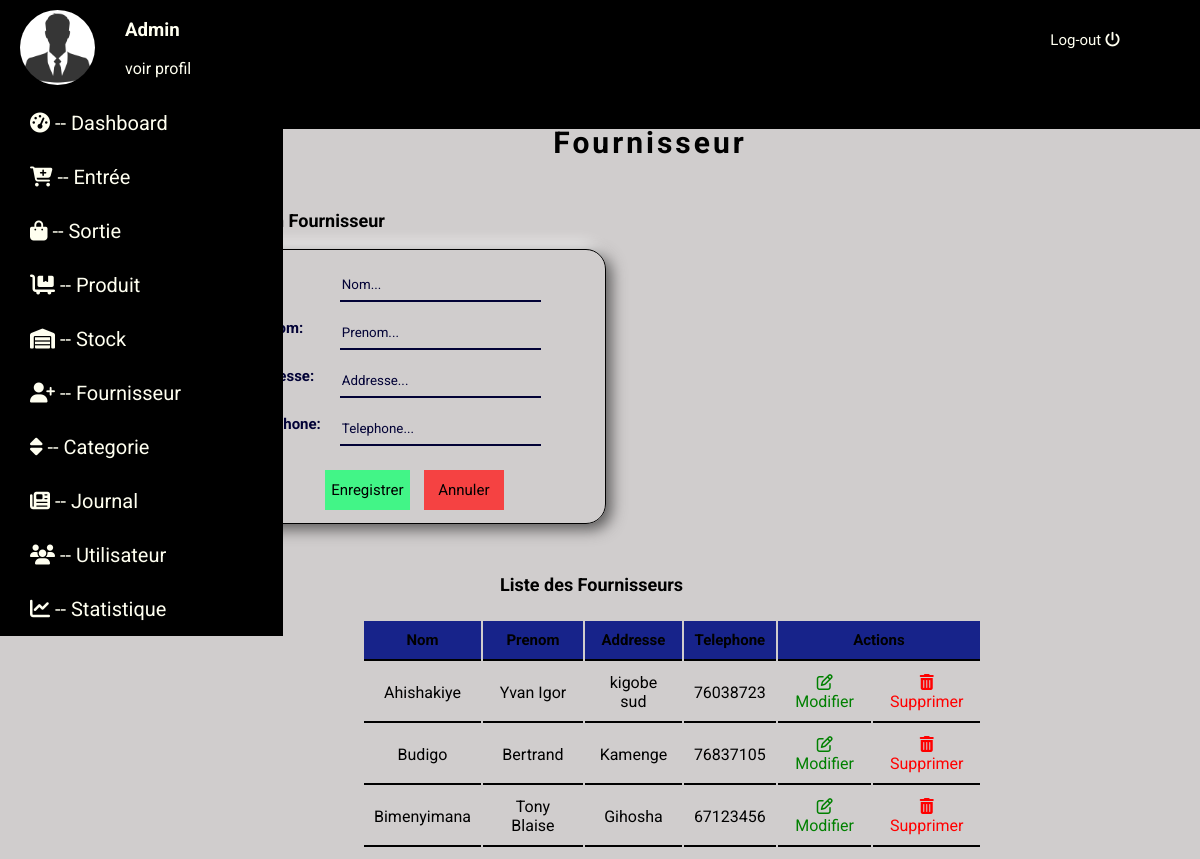
The page /fournisseur.php on the database as committed earlier.
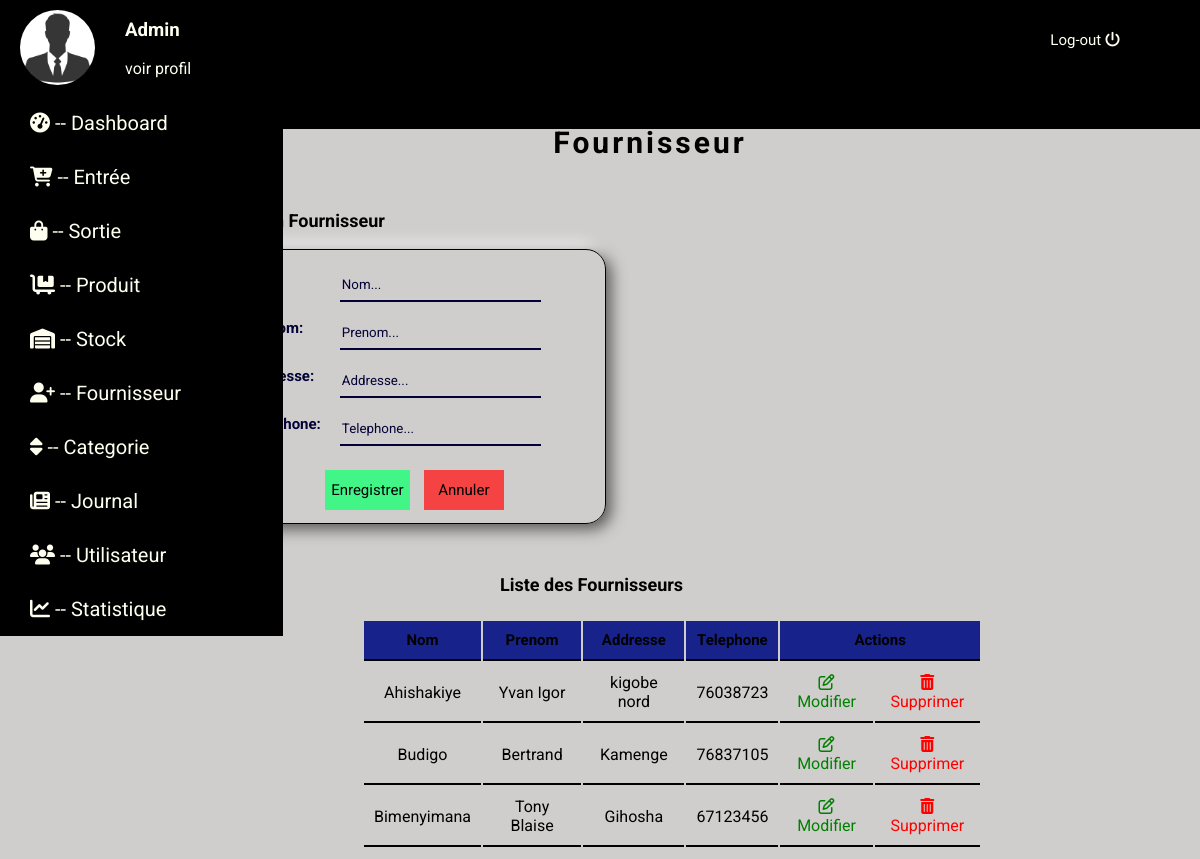
The same page on the database as committed later.
### tables this page shows
CREATE TABLE IF NOT EXISTS `fournisseur` (
  `id_fourn` int(11) NOT NULL AUTO_INCREMENT,
  `nom_fourn` varchar(255) NOT NULL,
  `prenom_fourn` varchar(255) NOT NULL,
  `addresse_fourn` varchar(255) NOT NULL,
  `telephone_fourn` varchar(255) NOT NULL,
  PRIMARY KEY (`id_fourn`)
);

### fournisseur.php (the view, shortened to what the changed rows need)
<?php
include("database.php");
?>
<!DOCTYPE html>
<html lang="fr">
<head>
    <link rel="stylesheet" href="css/style.css">
</head>
<body>
    <div id="boody">
    <section id="section">
        <h2 class="title-four">Fournisseur</h2>
        <div class="fourniss">
            <fieldset class="fieldset5">
                <form action="" method="post">
                <table>
                    <tr>
                        <th class="th-fourn">Nom:  </th>
                    </tr>
                    <tr>
                        <th class="th-fourn">Prenom:   </th>
                    </tr>
                    <tr>
                        <th class="th-fourn">Addresse:   </th>
                    </tr>
                    <tr>
                        <th class="th-fourn">Telephone:   </th>
                    </tr>
                    <tr>
                        <th></th>
                    </tr>
                </table>
                </form>
            </fieldset>
        </div>
<?php
$select=$bdd->query("SELECT * FROM fournisseur ORDER BY id_fourn ASC LIMIT 5");
?>
        <div class="recup-fourn">
            <fieldset class="fieldset6">
                    <table class="table05">
                    <thead class="thead-fourn">
                       <tr>
                           <th class="th2-fourn">Nom</th>
                           <th class="th2-fourn">Prenom</th>
                           <th class="th2-fourn">Addresse</th>
                           <th class="th2-fourn">Telephone</th>
                           <th class="th2-fourn"colspan="2">Actions</th>
                       </tr>
                   </thead>
                   <tbody class="tbody-fourn">
                   <?php
                   while($dataselect=$select->fetch()){
                   ?>
                       <tr>
                           <td class="td-fourn"><?php echo $dataselect["nom_fourn"]?></td>
                           <td class="td-fourn"><?php echo $dataselect["prenom_fourn"]?></td>
                           <td class="td-fourn"><?php echo $dataselect["addresse_fourn"]?></td>
                           <td class="td-fourn"><?php echo $dataselect["telephone_fourn"]?></td>
                           <td class="td-fourn"><a class="btn-upd" href="modifierfour.php?mod=<?php echo $dataselect["id_fourn"]?>"><i class="far fa-edit"></i>Modifier</a></td>
                           <td class="td-fourn"><a class="btn-sup" href="fournisseur.php?supp=<?php echo $dataselect["id_fourn"]?>"><i class="fas fa-trash-alt"></i>Supprimer</a></td>
                       </tr>
                       <?php
                   }
                       ?>
                   </tbody>
                    </table>
            </fieldset>
        </div>
    </section>
    </div>
</body>
</html>

Rows that differ between the two databases and show on the page:
changed fournisseur "Ahishakiye": addresse_fourn "kigobe sud" → "kigobe nord"
